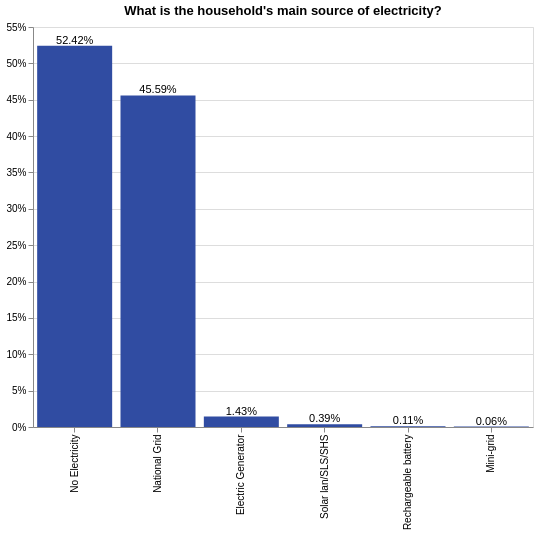

Specify this chart in Vega-Lite:
### Vega-Lite specification from a JSON file in a GitHub repository (floating-point values rounded to 4 significant figures; data arrays with more than 128 entries replaced by an {"elided": "..."} marker saying what was removed)
{"config": {"view": {"continuousWidth": 400, "continuousHeight": 300}}, "layer": [{"mark": {"type": "bar", "color": "#304ca2"}, "encoding": {"tooltip": {"type": "nominal", "field": "main_src_elec"}, "x": {"type": "nominal", "axis": {"title": " "}, "field": "main_src_elec", "sort": {"field": "main_src_elec", "op": "count", "order": "descending"}}, "y": {"type": "quantitative", "aggregate": "sum", "axis": {"format": "%", "title": ""}, "field": "pct"}}, "height": 400, "selection": {"selector011": {"type": "single", "fields": ["locality"], "bind": {"input": "select", "options": [null, 0, 1], "labels": ["National", "Urban", "Rural"], "name": "Locality Breakdown  "}}, "selector012": {"type": "single", "fields": ["elc_aggr_tier"], "bind": {"input": "select", "options": [null, "Tier 0", "Tier 1", "Tier 2", "Tier 3", "Tier 4", "Tier 5"], "labels": ["All Tiers", "Tier 0", "Tier 1", "Tier 2", "Tier 3", "Tier 4", "Tier 5"], "name": "Tiers  "}}}, "transform": [{"joinaggregate": [{"op": "count", "field": "*", "as": "total"}]}, {"calculate": "1 / datum.total", "as": "pct"}], "width": 500}, {"mark": {"type": "text", "align": "center", "baseline": "bottom"}, "encoding": {"text": {"type": "quantitative", "aggregate": "sum", "field": "pct", "format": ".2%"}, "tooltip": {"type": "nominal", "field": "main_src_elec"}, "x": {"type": "nominal", "axis": {"title": " "}, "field": "main_src_elec", "sort": {"field": "main_src_elec", "op": "count", "order": "descending"}}, "y": {"type": "quantitative", "aggregate": "sum", "axis": {"format": "%", "title": ""}, "field": "pct"}}, "height": 400, "transform": [{"joinaggregate": [{"op": "count", "field": "*", "as": "total"}]}, {"calculate": "1 / datum.total", "as": "pct"}], "width": 500}], "data": {"name": "data-71b7c23d7f3d18a9828d4c77d1c2f625"}, "title": {"text": ["What is the household's main source of electricity?"], "color": "black", "subtitleColor": "black"}, "transform": [{"filter": {"selection": "selector011"}}, {"filter": {"selection": "selector012"}}], "$schema": "https://vega.github.io/schema/vega-lite/v4.8.1.json", "datasets": {"data-71b7c23d7f3d18a9828d4c77d1c2f625": {"elided": "3632 records"}}}
